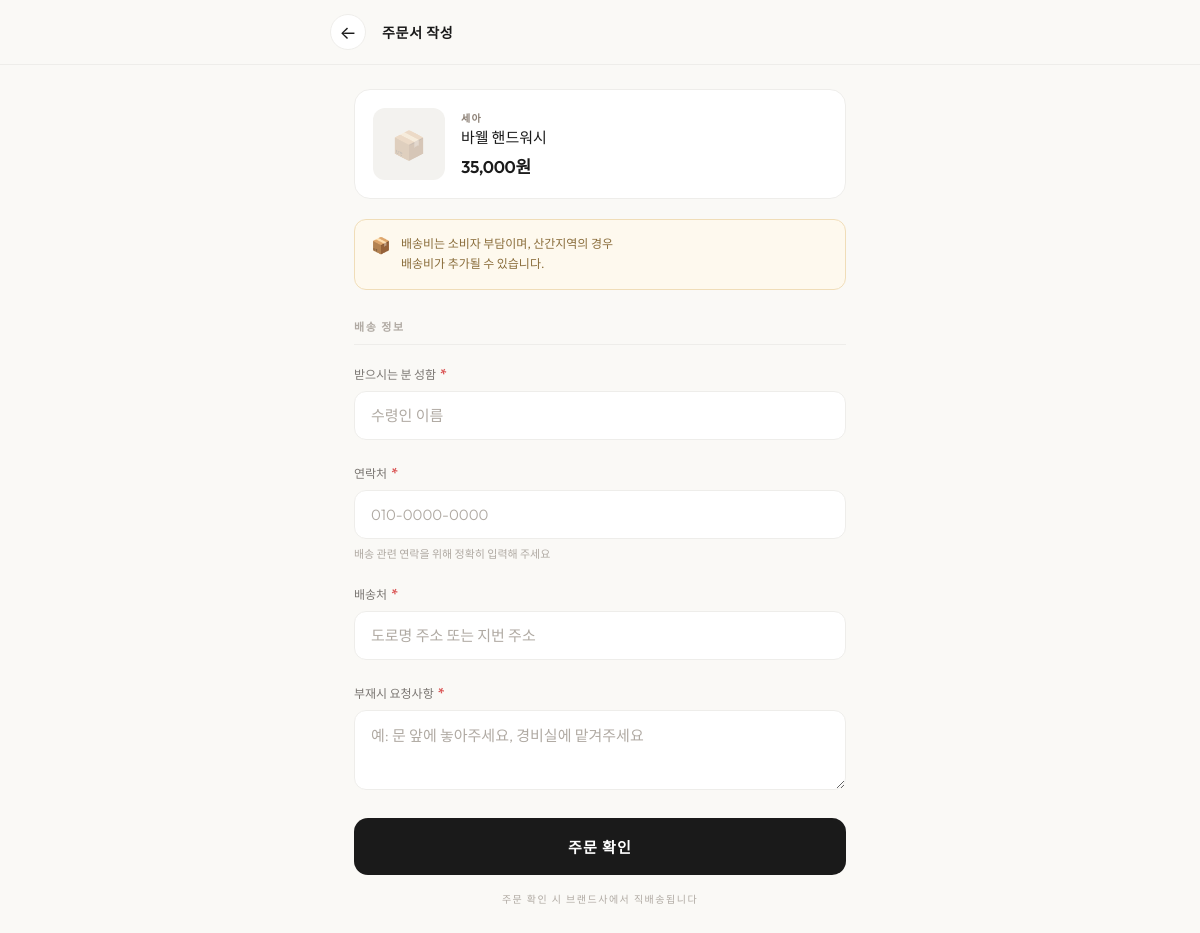
The page /shop/c91965f9-392/order/1 on the database its author committed.
### tables this page shows
CREATE TABLE products (
            id INTEGER PRIMARY KEY AUTOINCREMENT,
            brand_name TEXT, product_name TEXT, price INTEGER,
            qr_code_id TEXT UNIQUE, owner_id INTEGER,
            room_category TEXT DEFAULT 'living_room',
            description TEXT, image_url TEXT,
            created_at TIMESTAMP DEFAULT CURRENT_TIMESTAMP
        );

### checkout_server.py (the view)
@app.get("/shop/{qr_code_id}/order/{product_id}", response_class=HTMLResponse)
async def order_form(request: Request, qr_code_id: str, product_id: int):
    conn = get_db_connection()
    product = _fetch_one(
        conn,
        "SELECT * FROM products WHERE id = %s",
        "SELECT * FROM products WHERE id = ?",
        (product_id,)
    )
    conn.close()
    if not product:
        return HTMLResponse(content="<h1>제품을 찾을 수 없습니다</h1>", status_code=404)
    return templates.TemplateResponse(
        request=request,
        name="order_form.html",
        context={
            "product": product,
            "qr_code_id": qr_code_id,
        }
    )

### templates/order_form.html (shortened to what this page needs)
<!DOCTYPE html>
<html lang="ko">
<head>
</head>
<body>
    <nav class="order-nav">
        <div class="order-nav-inner">
            <a href="/shop/{{ qr_code_id }}/product/{{ product.id }}" class="back-btn" id="back-to-product">←</a>
            <span class="nav-title">주문서 작성</span>
        </div>
    </nav>
    <section class="order-summary fade-in">
        <div class="summary-card">
            <div class="summary-img">
                {% if product.image_url %}
                    <img alt="{{ product.product_name }}">
                {% else %}
                    <span class="ph">📦</span>
                {% endif %}
            </div>
            <div class="summary-info">
                <div class="summary-brand">{{ product.brand_name }}</div>
                <div class="summary-name">{{ product.product_name }}</div>
                <div class="summary-price">{{ "{:,}".format(product.price) }}원</div>
            </div>
        </div>
    </section>
    <section class="shipping-notice fade-in delay-1">
        <div class="shipping-notice-card">
            <span class="shipping-notice-icon">📦</span>
            <p class="shipping-notice-text">
                배송비는 소비자 부담이며, 산간지역의 경우<br>
                배송비가 추가될 수 있습니다.
            </p>
        </div>
    </section>
    <section class="order-form-wrap fade-in delay-2">
        <div class="form-section-title">배송 정보</div>
        <form action="/shop/{{ qr_code_id }}/order" method="post" id="order-form">
            <div class="form-group">
                <label class="form-label" for="customer_name">
                    받으시는 분 성함 <span class="required">*</span>
                </label>
                <input type="text" name="customer_name" id="customer_name"
                       class="form-input" placeholder="수령인 이름" required>
            </div>
            <div class="form-group">
                <label class="form-label" for="phone_number">
                    연락처 <span class="required">*</span>
                </label>
                <input type="tel" name="phone_number" id="phone_number"
                       class="form-input" placeholder="010-0000-0000" required
                       pattern="[0-9]{2,3}-[0-9]{3,4}-[0-9]{4}"
                       title="연락처 형식: 010-0000-0000">
                <p class="form-hint">배송 관련 연락을 위해 정확히 입력해 주세요</p>
            </div>
            <div class="form-group">
                <label class="form-label" for="shipping_address">
                    배송처 <span class="required">*</span>
                </label>
                <input type="text" name="shipping_address" id="shipping_address"
                       class="form-input" placeholder="도로명 주소 또는 지번 주소" required>
            </div>
            <div class="form-group">
                <label class="form-label" for="delivery_note">
                    부재시 요청사항 <span class="required">*</span>
                </label>
                <textarea name="delivery_note" id="delivery_note"
                          class="form-input textarea"
                          placeholder="예: 문 앞에 놓아주세요, 경비실에 맡겨주세요" required></textarea>
            </div>
            <div class="submit-section">
                <button type="submit" class="submit-btn" id="submit-order">
                    주문 확인
                </button>
                <p class="submit-sub">주문 확인 시 브랜드사에서 직배송됩니다</p>
            </div>
        </form>
    </section>
</body>
</html>

### templates/order_form.html (style rules this page uses)
*, *::before, *::after { box-sizing: border-box; margin: 0; padding: 0; }
:root { --bg: #FAF9F6; --bg-card: #FFFFFF; --text-primary: #1A1A1A; --text-secondary: #7A7672; --text-muted: #B0AAA3; --accent: #B0A295; --accent-dark: #8A7E73; --border: #EEEDEA; --border-focus: #1A1A1A; --error: #D94F4F; --warning-bg: #FEF9EE; --warning-border: #F0DDB8; --warning-text: #8A6D3B; }
body { font-family: 'Outfit', -apple-system, sans-serif; background: var(--bg); color: var(--text-primary); -webkit-font-smoothing: antialiased; min-height: 100vh; }
.order-nav { position: sticky; top: 0; z-index: 100; background: rgba(250, 249, 246, 0.92); backdrop-filter: blur(20px); -webkit-backdrop-filter: blur(20px); border-bottom: 1px solid var(--border); padding: 14px 20px; }
.order-nav-inner { max-width: 540px; margin: 0 auto; display: flex; align-items: center; gap: 16px; }
.back-btn { display: flex; align-items: center; justify-content: center; width: 36px; height: 36px; border-radius: 50%; background: var(--bg-card); border: 1px solid var(--border); text-decoration: none; color: var(--text-primary); font-size: 18px; transition: all 0.3s; flex-shrink: 0; }
.nav-title { font-size: 14px; font-weight: 600; letter-spacing: 0.05em; }
.order-summary { max-width: 540px; margin: 0 auto; padding: 24px 24px 0; }
.summary-card { display: flex; gap: 16px; padding: 18px; background: var(--bg-card); border-radius: 16px; border: 1px solid var(--border); }
.summary-img { width: 72px; height: 72px; border-radius: 12px; background: #F3F2EF; overflow: hidden; flex-shrink: 0; display: flex; align-items: center; justify-content: center; }
.summary-img .ph { font-size: 28px; opacity: 0.3; }
.summary-info { flex: 1; display: flex; flex-direction: column; justify-content: center; }
.summary-brand { font-size: 10px; font-weight: 600; color: var(--accent-dark); letter-spacing: 0.12em; text-transform: uppercase; margin-bottom: 3px; }
.summary-name { font-size: 15px; font-weight: 500; margin-bottom: 6px; line-height: 1.3; }
.summary-price { font-size: 17px; font-weight: 600; letter-spacing: -0.02em; }
.shipping-notice { max-width: 540px; margin: 20px auto 0; padding: 0 24px; }
.shipping-notice-card { display: flex; align-items: flex-start; gap: 10px; padding: 14px 16px; background: var(--warning-bg); border: 1px solid var(--warning-border); border-radius: 12px; }
.shipping-notice-icon { font-size: 16px; flex-shrink: 0; margin-top: 1px; }
.shipping-notice-text { font-size: 12px; color: var(--warning-text); line-height: 1.7; font-weight: 400; word-break: keep-all; }
.order-form-wrap { max-width: 540px; margin: 0 auto; padding: 28px 24px 40px; }
.form-section-title { font-size: 11px; font-weight: 600; letter-spacing: 0.15em; text-transform: uppercase; color: var(--text-muted); margin-bottom: 20px; padding-bottom: 10px; border-bottom: 1px solid var(--border); }
.form-group { margin-bottom: 24px; }
.form-label { display: flex; align-items: center; gap: 4px; font-size: 12px; font-weight: 500; color: var(--text-secondary); margin-bottom: 8px; }
.form-label .required { color: var(--error); font-size: 14px; }
.form-input { width: 100%; padding: 14px 16px; background: var(--bg-card); border: 1.5px solid var(--border); border-radius: 12px; font-family: 'Outfit', sans-serif; font-size: 15px; font-weight: 400; color: var(--text-primary); transition: all 0.25s ease; outline: none; }
.form-input::placeholder { color: var(--text-muted); font-weight: 300; }
.form-input.textarea { resize: vertical; min-height: 80px; line-height: 1.5; }
.form-hint { font-size: 11px; color: var(--text-muted); margin-top: 6px; font-weight: 300; }
.submit-section { margin-top: 8px; }
.submit-btn { display: block; width: 100%; padding: 18px; background: var(--text-primary); color: white; border: none; border-radius: 14px; font-family: 'Outfit', sans-serif; font-size: 15px; font-weight: 600; letter-spacing: 0.08em; cursor: pointer; transition: all 0.3s cubic-bezier(0.4, 0, 0.2, 1); }
.submit-sub { text-align: center; margin-top: 16px; font-size: 10px; color: var(--text-muted); letter-spacing: 0.15em; text-transform: uppercase; }
.fade-in { opacity: 0; transform: translateY(16px); animation: fadeIn 0.5s ease forwards; }
.delay-1 { animation-delay: 0.08s; }
.delay-2 { animation-delay: 0.16s; }

### rows shown on the page
products: brand_name "세아", product_name "바웰 핸드워시", price "35,000"
